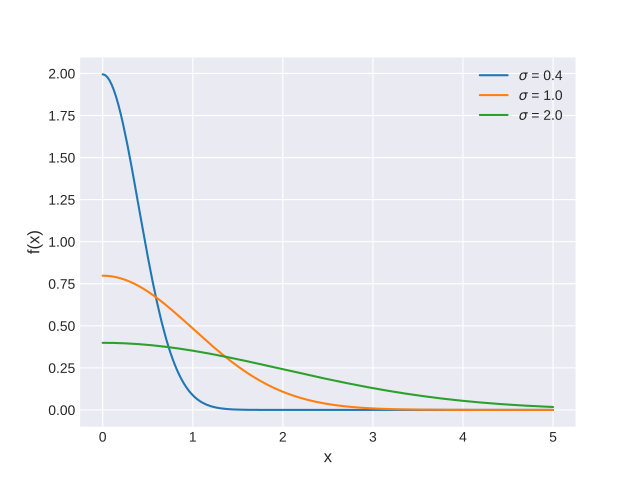

This figure's Python source:
import matplotlib.pyplot as plt
import numpy as np
import scipy.stats as st
plt.style.use('seaborn-darkgrid')
x = np.linspace(0, 5, 200)
for sigma in [0.4, 1., 2.]:
    pdf = st.halfnorm.pdf(x, scale=sigma)
    plt.plot(x, pdf, label=r'$\sigma$ = {}'.format(sigma))
plt.xlabel('x', fontsize=12)
plt.ylabel('f(x)', fontsize=12)
plt.legend(loc=1)
plt.show()
